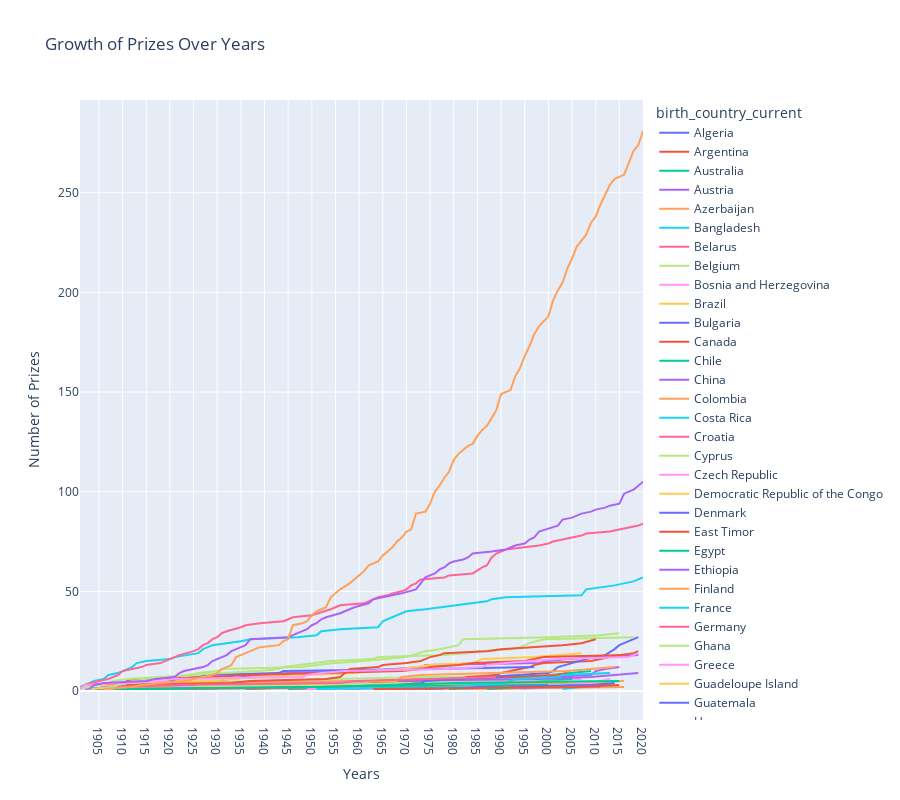

Write notebook code for a chart like this one.
### Markdown cell above
### Number of Prizes Won by Each Country Over Time

-   When did the United States eclipse every other country in terms of the number of prizes won?
-   Which country or countries were leading previously?
-   Calculate the cumulative number of prizes won by each country in every year. Again, use the `birth_country_current` of the winner to calculate this.
-   Create a [plotly line chart](https://plotly.com/python/line-charts/) where each country is a coloured line.

### Code cell
x = df_data.groupby(["year", "birth_country_current"], as_index=False).agg(
    {"prize": pd.Series.count}
)
x = x.groupby(["birth_country_current", "year"]).sum().groupby(level=0).cumsum()
x.reset_index(inplace=True)
px.line(
    data_frame=x,
    x="year",
    y="prize",
    color="birth_country_current",
    height=800,
    labels={"prize": "Number of Prizes", "year": "Years"},
    title="Growth of Prizes Over Years",
).update_xaxes(dtick=5)

### Figure 1 — Plotly figure (JSON) as saved in the notebook; plotly's stock layout.template omitted (floating-point values rounded to 4 significant figures)
{"data": [{"hovertemplate": "birth_country_current=Algeria<br>Years=%{x}<br>Number of Prizes=%{y}<extra></extra>", "legendgroup": "Algeria", "line": {"color": "#636efa", "dash": "solid"}, "marker": {"symbol": "circle"}, "mode": "lines", "name": "Algeria", "orientation": "v", "showlegend": true, "type": "scatter", "x": [1957, 1997], "xaxis": "x", "y": [1, 2], "yaxis": "y"}, {"hovertemplate": "birth_country_current=Argentina<br>Years=%{x}<br>Number of Prizes=%{y}<extra></extra>", "legendgroup": "Argentina", "line": {"color": "#EF553B", "dash": "solid"}, "marker": {"symbol": "circle"}, "mode": "lines", "name": "Argentina", "orientation": "v", "showlegend": true, "type": "scatter", "x": [1936, 1947, 1980, 1984], "xaxis": "x", "y": [1, 2, 3, 4], "yaxis": "y"}, {"hovertemplate": "birth_country_current=Australia<br>Years=%{x}<br>Number of Prizes=%{y}<extra></extra>", "legendgroup": "Australia", "line": {"color": "#00cc96", "dash": "solid"}, "marker": {"symbol": "circle"}, "mode": "lines", "name": "Australia", "orientation": "v", "showlegend": true, "type": "scatter", "x": [1915, 1945, 1960, 1963, 1964, 1975, 1996, 2005, 2009], "xaxis": "x", "y": [1, 2, 3, 4, 5, 6, 7, 9, 10], "yaxis": "y"}, {"hovertemplate": "birth_country_current=Austria<br>Years=%{x}<br>Number of Prizes=%{y}<extra></extra>", "legendgroup": "Austria", "line": {"color": "#ab63fa", "dash": "solid"}, "marker": {"symbol": "circle"}, "mode": "lines", "name": "Austria", "orientation": "v", "showlegend": true, "type": "scatter", "x": [1911, 1914, 1925, 1927, 1930, 1933, 1936, 1938, 1945, 1962, 1973, 1974, 1998, 2000, 2004, 2013, 2019], "xaxis": "x", "y": [1, 2, 3, 4, 5, 6, 7, 8, 9, 10, 12, 13, 14, 15, 16, 17, 18], "yaxis": "y"}, {"hovertemplate": "birth_country_current=Azerbaijan<br>Years=%{x}<br>Number of Prizes=%{y}<extra></extra>", "legendgroup": "Azerbaijan", "line": {"color": "#FFA15A", "dash": "solid"}, "marker": {"symbol": "circle"}, "mode": "lines", "name": "Azerbaijan", "orientation": "v", "showlegend": true, "type": "scatter", "x": [1962], "xaxis": "x", "y": [1], "yaxis": "y"}, {"hovertemplate": "birth_country_current=Bangladesh<br>Years=%{x}<br>Number of Prizes=%{y}<extra></extra>", "legendgroup": "Bangladesh", "line": {"color": "#19d3f3", "dash": "solid"}, "marker": {"symbol": "circle"}, "mode": "lines", "name": "Bangladesh", "orientation": "v", "showlegend": true, "type": "scatter", "x": [2006], "xaxis": "x", "y": [1], "yaxis": "y"}, {"hovertemplate": "birth_country_current=Belarus<br>Years=%{x}<br>Number of Prizes=%{y}<extra></extra>", "legendgroup": "Belarus", "line": {"color": "#FF6692", "dash": "solid"}, "marker": {"symbol": "circle"}, "mode": "lines", "name": "Belarus", "orientation": "v", "showlegend": true, "type": "scatter", "x": [1971, 1978, 1994, 2000], "xaxis": "x", "y": [1, 2, 3, 4], "yaxis": "y"}, {"hovertemplate": "birth_country_current=Belgium<br>Years=%{x}<br>Number of Prizes=%{y}<extra></extra>", "legendgroup": "Belgium", "line": {"color": "#B6E880", "dash": "solid"}, "marker": {"symbol": "circle"}, "mode": "lines", "name": "Belgium", "orientation": "v", "showlegend": true, "type": "scatter", "x": [1909, 1911, 1913, 1919, 1938, 1958, 1974, 2005, 2013], "xaxis": "x", "y": [1, 2, 3, 4, 5, 6, 7, 8, 9], "yaxis": "y"}, {"hovertemplate": "birth_country_current=Bosnia and Herzegovina<br>Years=%{x}<br>Number of Prizes=%{y}<extra></extra>", "legendgroup": "Bosnia and Herzegovina", "line": {"color": "#FF97FF", "dash": "solid"}, "marker": {"symbol": "circle"}, "mode": "lines", "name": "Bosnia and Herzegovina", "orientation": "v", "showlegend": true, "type": "scatter", "x": [1961, 1975], "xaxis": "x", "y": [1, 2], "yaxis": "y"}, {"hovertemplate": "birth_country_current=Brazil<br>Years=%{x}<br>Number of Prizes=%{y}<extra></extra>", "legendgroup": "Brazil", "line": {"color": "#FECB52", "dash": "solid"}, "marker": {"symbol": "circle"}, "mode": "lines", "name": "Brazil", "orientation": "v", "showlegend": true, "type": "scatter", "x": [1960], "xaxis": "x", "y": [1], "yaxis": "y"}, {"hovertemplate": "birth_country_current=Bulgaria<br>Years=%{x}<br>Number of Prizes=%{y}<extra></extra>", "legendgroup": "Bulgaria", "line": {"color": "#636efa", "dash": "solid"}, "marker": {"symbol": "circle"}, "mode": "lines", "name": "Bulgaria", "orientation": "v", "showlegend": true, "type": "scatter", "x": [1981], "xaxis": "x", "y": [1], "yaxis": "y"}, {"hovertemplate": "birth_country_current=Canada<br>Years=%{x}<br>Number of Prizes=%{y}<extra></extra>", "legendgroup": "Canada", "line": {"color": "#EF553B", "dash": "solid"}, "marker": {"symbol": "circle"}, "mode": "lines", "name": "Canada", "orientation": "v", "showlegend": true, "type": "scatter", "x": [1923, 1949, 1957, 1966, 1976, 1981, 1983, 1989, 1990, 1992, 1994, 1996, 1997, 1999, 2009, 2011, 2013, 2015, 2018, 2019], "xaxis": "x", "y": [1, 2, 3, 4, 5, 6, 7, 8, 9, 10, 11, 12, 13, 14, 15, 16, 17, 18, 19, 20], "yaxis": "y"}, {"hovertemplate": "birth_country_current=Chile<br>Years=%{x}<br>Number of Prizes=%{y}<extra></extra>", "legendgroup": "Chile", "line": {"color": "#00cc96", "dash": "solid"}, "marker": {"symbol": "circle"}, "mode": "lines", "name": "Chile", "orientation": "v", "showlegend": true, "type": "scatter", "x": [1945, 1971], "xaxis": "x", "y": [1, 2], "yaxis": "y"}, {"hovertemplate": "birth_country_current=China<br>Years=%{x}<br>Number of Prizes=%{y}<extra></extra>", "legendgroup": "China", "line": {"color": "#ab63fa", "dash": "solid"}, "marker": {"symbol": "circle"}, "mode": "lines", "name": "China", "orientation": "v", "showlegend": true, "type": "scatter", "x": [1956, 1957, 1989, 1992, 1998, 2000, 2009, 2010, 2012, 2015], "xaxis": "x", "y": [1, 3, 4, 5, 6, 7, 8, 10, 11, 12], "yaxis": "y"}, {"hovertemplate": "birth_country_current=Colombia<br>Years=%{x}<br>Number of Prizes=%{y}<extra></extra>", "legendgroup": "Colombia", "line": {"color": "#FFA15A", "dash": "solid"}, "marker": {"symbol": "circle"}, "mode": "lines", "name": "Colombia", "orientation": "v", "showlegend": true, "type": "scatter", "x": [1982, 2016], "xaxis": "x", "y": [1, 2], "yaxis": "y"}, {"hovertemplate": "birth_country_current=Costa Rica<br>Years=%{x}<br>Number of Prizes=%{y}<extra></extra>", "legendgroup": "Costa Rica", "line": {"color": "#19d3f3", "dash": "solid"}, "marker": {"symbol": "circle"}, "mode": "lines", "name": "Costa Rica", "orientation": "v", "showlegend": true, "type": "scatter", "x": [1987], "xaxis": "x", "y": [1], "yaxis": "y"}, {"hovertemplate": "birth_country_current=Croatia<br>Years=%{x}<br>Number of Prizes=%{y}<extra></extra>", "legendgroup": "Croatia", "line": {"color": "#FF6692", "dash": "solid"}, "marker": {"symbol": "circle"}, "mode": "lines", "name": "Croatia", "orientation": "v", "showlegend": true, "type": "scatter", "x": [1939], "xaxis": "x", "y": [1], "yaxis": "y"}, {"hovertemplate": "birth_country_current=Cyprus<br>Years=%{x}<br>Number of Prizes=%{y}<extra></extra>", "legendgroup": "Cyprus", "line": {"color": "#B6E880", "dash": "solid"}, "marker": {"symbol": "circle"}, "mode": "lines", "name": "Cyprus", "orientation": "v", "showlegend": true, "type": "scatter", "x": [2010], "xaxis": "x", "y": [1], "yaxis": "y"}, {"hovertemplate": "birth_country_current=Czech Republic<br>Years=%{x}<br>Number of Prizes=%{y}<extra></extra>", "legendgroup": "Czech Republic", "line": {"color": "#FF97FF", "dash": "solid"}, "marker": {"symbol": "circle"}, "mode": "lines", "name": "Czech Republic", "orientation": "v", "showlegend": true, "type": "scatter", "x": [1905, 1947, 1959, 1984, 2007], "xaxis": "x", "y": [1, 3, 4, 5, 6], "yaxis": "y"}, {"hovertemplate": "birth_country_current=Democratic Republic of the Congo<br>Years=%{x}<br>Number of Prizes=%{y}<extra></extra>", "legendgroup": "Democratic Republic of the Congo", "line": {"color": "#FECB52", "dash": "solid"}, "marker": {"symbol": "circle"}, "mode": "lines", "name": "Democratic Republic of the Congo", "orientation": "v", "showlegend": true, "type": "scatter", "x": [2018], "xaxis": "x", "y": [1], "yaxis": "y"}, {"hovertemplate": "birth_country_current=Denmark<br>Years=%{x}<br>Number of Prizes=%{y}<extra></extra>", "legendgroup": "Denmark", "line": {"color": "#636efa", "dash": "solid"}, "marker": {"symbol": "circle"}, "mode": "lines", "name": "Denmark", "orientation": "v", "showlegend": true, "type": "scatter", "x": [1903, 1908, 1917, 1920, 1922, 1926, 1928, 1943, 1944, 1975, 1997], "xaxis": "x", "y": [1, 2, 4, 5, 6, 7, 8, 9, 10, 11, 12], "yaxis": "y"}, {"hovertemplate": "birth_country_current=East Timor<br>Years=%{x}<br>Number of Prizes=%{y}<extra></extra>", "legendgroup": "East Timor", "line": {"color": "#EF553B", "dash": "solid"}, "marker": {"symbol": "circle"}, "mode": "lines", "name": "East Timor", "orientation": "v", "showlegend": true, "type": "scatter", "x": [1996], "xaxis": "x", "y": [2], "yaxis": "y"}, {"hovertemplate": "birth_country_current=Egypt<br>Years=%{x}<br>Number of Prizes=%{y}<extra></extra>", "legendgroup": "Egypt", "line": {"color": "#00cc96", "dash": "solid"}, "marker": {"symbol": "circle"}, "mode": "lines", "name": "Egypt", "orientation": "v", "showlegend": true, "type": "scatter", "x": [1964, 1978, 1988, 1994, 1999, 2005], "xaxis": "x", "y": [1, 2, 3, 4, 5, 6], "yaxis": "y"}, {"hovertemplate": "birth_country_current=Ethiopia<br>Years=%{x}<br>Number of Prizes=%{y}<extra></extra>", "legendgroup": "Ethiopia", "line": {"color": "#ab63fa", "dash": "solid"}, "marker": {"symbol": "circle"}, "mode": "lines", "name": "Ethiopia", "orientation": "v", "showlegend": true, "type": "scatter", "x": [2019], "xaxis": "x", "y": [1], "yaxis": "y"}, {"hovertemplate": "birth_country_current=Finland<br>Years=%{x}<br>Number of Prizes=%{y}<extra></extra>", "legendgroup": "Finland", "line": {"color": "#FFA15A", "dash": "solid"}, "marker": {"symbol": "circle"}, "mode": "lines", "name": "Finland", "orientation": "v", "showlegend": true, "type": "scatter", "x": [1939, 1945, 1967, 2008, 2016], "xaxis": "x", "y": [1, 2, 3, 4, 5], "yaxis": "y"}, {"hovertemplate": "birth_country_current=France<br>Years=%{x}<br>Number of Prizes=%{y}<extra></extra>", "legendgroup": "France", "line": {"color": "#19d3f3", "dash": "solid"}, "marker": {"symbol": "circle"}, "mode": "lines", "name": "France", "orientation": "v", "showlegend": true, "type": "scatter", "x": [1901, 1903, 1904, 1906, 1907, 1909, 1912, 1913, 1915, 1920, 1921, 1926, 1927, 1928, 1929, 1935, 1937, 1947, 1951, 1952, 1956, 1964, 1965, 1966, 1967, 1968, 1970, 1974, 1977, 1980, 1983, 1987, 1988, 1991, 2007, 2008, 2014, 2016, 2018, 2019, 2020], "xaxis": "x", "y": [2, 4, 5, 6, 8, 9, 12, 14, 15, 16, 17, 19, 21, 22, 23, 25, 26, 27, 28, 30, 31, 32, 35, 36, 37, 38, 40, 41, 42, 43, 44, 45, 46, 47, 48, 51, 53, 54, 55, 56, 57], "yaxis": "y"}, {"hovertemplate": "birth_country_current=Germany<br>Years=%{x}<br>Number of Prizes=%{y}<extra></extra>", "legendgroup": "Germany", "line": {"color": "#FF6692", "dash": "solid"}, "marker": {"symbol": "circle"}, "mode": "lines", "name": "Germany", "orientation": "v", "showlegend": true, "type": "scatter", "x": [1901, 1902, 1905, 1907, 1908, 1909, 1910, 1912, 1914, 1915, 1918, 1919, 1920, 1921, 1922, 1925, 1926, 1927, 1928, 1929, 1930, 1931, 1932, 1935, 1936, 1939, 1944, 1945, 1946, 1950, 1953, 1954, 1955, 1956, 1961, 1963, 1964, 1966, 1967, 1969, 1970, 1971, 1972, 1973, 1978, 1979, 1984, 1986, 1987, 1988, 1989, 1991, 1995, 1998, 2000, 2001, 2005, 2007, 2008, 2013, 2017, 2019, 2020], "xaxis": "x", "y": [1, 3, 5, 6, 7, 8, 10, 11, 12, 13, 14, 15, 16, 17, 18, 20, 21, 23, 24, 26, 27, 29, 30, 32, 33, 34, 35, 36, 37, 38, 40, 41, 42, 43, 44, 46, 47, 48, 49, 50, 51, 53, 54, 56, 57, 58, 59, 62, 63, 67, 69, 71, 72, 73, 74, 75, 77, 78, 79, 80, 82, 83, 84], "yaxis": "y"}, {"hovertemplate": "birth_country_current=Ghana<br>Years=%{x}<br>Number of Prizes=%{y}<extra></extra>", "legendgroup": "Ghana", "line": {"color": "#B6E880", "dash": "solid"}, "marker": {"symbol": "circle"}, "mode": "lines", "name": "Ghana", "orientation": "v", "showlegend": true, "type": "scatter", "x": [2001], "xaxis": "x", "y": [1], "yaxis": "y"}, {"hovertemplate": "birth_country_current=Greece<br>Years=%{x}<br>Number of Prizes=%{y}<extra></extra>", "legendgroup": "Greece", "line": {"color": "#FF97FF", "dash": "solid"}, "marker": {"symbol": "circle"}, "mode": "lines", "name": "Greece", "orientation": "v", "showlegend": true, "type": "scatter", "x": [1979], "xaxis": "x", "y": [1], "yaxis": "y"}, {"hovertemplate": "birth_country_current=Guadeloupe Island<br>Years=%{x}<br>Number of Prizes=%{y}<extra></extra>", "legendgroup": "Guadeloupe Island", "line": {"color": "#FECB52", "dash": "solid"}, "marker": {"symbol": "circle"}, "mode": "lines", "name": "Guadeloupe Island", "orientation": "v", "showlegend": true, "type": "scatter", "x": [1960], "xaxis": "x", "y": [1], "yaxis": "y"}, {"hovertemplate": "birth_country_current=Guatemala<br>Years=%{x}<br>Number of Prizes=%{y}<extra></extra>", "legendgroup": "Guatemala", "line": {"color": "#636efa", "dash": "solid"}, "marker": {"symbol": "circle"}, "mode": "lines", "name": "Guatemala", "orientation": "v", "showlegend": true, "type": "scatter", "x": [1967, 1992], "xaxis": "x", "y": [1, 2], "yaxis": "y"}, {"hovertemplate": "birth_country_current=Hungary<br>Years=%{x}<br>Number of Prizes=%{y}<extra></extra>", "legendgroup": "Hungary", "line": {"color": "#EF553B", "dash": "solid"}, "marker": {"symbol": "circle"}, "mode": "lines", "name": "Hungary", "orientation": "v", "showlegend": true, "type": "scatter", "x": [1937, 1943, 1961, 1963, 1971, 1994, 2002, 2004], "xaxis": "x", "y": [1, 2, 3, 4, 5, 7, 8, 9], "yaxis": "y"}, {"hovertemplate": "birth_country_current=Iceland<br>Years=%{x}<br>Number of Prizes=%{y}<extra></extra>", "legendgroup": "Iceland", "line": {"color": "#00cc96", "dash": "solid"}, "marker": {"symbol": "circle"}, "mode": "lines", "name": "Iceland", "orientation": "v", "showlegend": true, "type": "scatter", "x": [1955], "xaxis": "x", "y": [1], "yaxis": "y"}, {"hovertemplate": "birth_country_current=India<br>Years=%{x}<br>Number of Prizes=%{y}<extra></extra>", "legendgroup": "India", "line": {"color": "#ab63fa", "dash": "solid"}, "marker": {"symbol": "circle"}, "mode": "lines", "name": "India", "orientation": "v", "showlegend": true, "type": "scatter", "x": [1902, 1907, 1913, 1930, 1968, 1998, 2009, 2014, 2019], "xaxis": "x", "y": [1, 2, 3, 4, 5, 6, 7, 8, 9], "yaxis": "y"}, {"hovertemplate": "birth_country_current=Indonesia<br>Years=%{x}<br>Number of Prizes=%{y}<extra></extra>", "legendgroup": "Indonesia", "line": {"color": "#FFA15A", "dash": "solid"}, "marker": {"symbol": "circle"}, "mode": "lines", "name": "Indonesia", "orientation": "v", "showlegend": true, "type": "scatter", "x": [1924], "xaxis": "x", "y": [1], "yaxis": "y"}, {"hovertemplate": "birth_country_current=Iran<br>Years=%{x}<br>Number of Prizes=%{y}<extra></extra>", "legendgroup": "Iran", "line": {"color": "#19d3f3", "dash": "solid"}, "marker": {"symbol": "circle"}, "mode": "lines", "name": "Iran", "orientation": "v", "showlegend": true, "type": "scatter", "x": [2003, 2007], "xaxis": "x", "y": [1, 2], "yaxis": "y"}, {"hovertemplate": "birth_country_current=Iraq<br>Years=%{x}<br>Number of Prizes=%{y}<extra></extra>", "legendgroup": "Iraq", "line": {"color": "#FF6692", "dash": "solid"}, "marker": {"symbol": "circle"}, "mode": "lines", "name": "Iraq", "orientation": "v", "showlegend": true, "type": "scatter", "x": [2018], "xaxis": "x", "y": [1], "yaxis": "y"}, {"hovertemplate": "birth_country_current=Ireland<br>Years=%{x}<br>Number of Prizes=%{y}<extra></extra>", "legendgroup": "Ireland", "line": {"color": "#B6E880", "dash": "solid"}, "marker": {"symbol": "circle"}, "mode": "lines", "name": "Ireland", "orientation": "v", "showlegend": true, "type": "scatter", "x": [1923, 1925, 1951, 1969, 2015], "xaxis": "x", "y": [1, 2, 3, 4, 5], "yaxis": "y"}, {"hovertemplate": "birth_country_current=Israel<br>Years=%{x}<br>Number of Prizes=%{y}<extra></extra>", "legendgroup": "Israel", "line": {"color": "#FF97FF", "dash": "solid"}, "marker": {"symbol": "circle"}, "mode": "lines", "name": "Israel", "orientation": "v", "showlegend": true, "type": "scatter", "x": [1994, 2002, 2004, 2009, 2011, 2013], "xaxis": "x", "y": [1, 2, 3, 4, 5, 6], "yaxis": "y"}, {"hovertemplate": "birth_country_current=Italy<br>Years=%{x}<br>Number of Prizes=%{y}<extra></extra>", "legendgroup": "Italy", "line": {"color": "#FECB52", "dash": "solid"}, "marker": {"symbol": "circle"}, "mode": "lines", "name": "Italy", "orientation": "v", "showlegend": true, "type": "scatter", "x": [1906, 1907, 1909, 1926, 1934, 1938, 1959, 1963, 1969, 1975, 1984, 1985, 1986, 1997, 2002, 2007], "xaxis": "x", "y": [2, 3, 4, 5, 6, 7, 9, 10, 11, 13, 14, 15, 16, 17, 18, 19], "yaxis": "y"}, {"hovertemplate": "birth_country_current=Japan<br>Years=%{x}<br>Number of Prizes=%{y}<extra></extra>", "legendgroup": "Japan", "line": {"color": "#636efa", "dash": "solid"}, "marker": {"symbol": "circle"}, "mode": "lines", "name": "Japan", "orientation": "v", "showlegend": true, "type": "scatter", "x": [1949, 1965, 1968, 1973, 1974, 1981, 1987, 1994, 2000, 2001, 2002, 2008, 2010, 2012, 2014, 2015, 2016, 2017, 2018, 2019], "xaxis": "x", "y": [1, 2, 3, 4, 5, 6, 7, 8, 9, 10, 12, 16, 17, 18, 21, 23, 24, 25, 26, 27], "yaxis": "y"}, {"hovertemplate": "birth_country_current=Kenya<br>Years=%{x}<br>Number of Prizes=%{y}<extra></extra>", "legendgroup": "Kenya", "line": {"color": "#EF553B", "dash": "solid"}, "marker": {"symbol": "circle"}, "mode": "lines", "name": "Kenya", "orientation": "v", "showlegend": true, "type": "scatter", "x": [2004], "xaxis": "x", "y": [1], "yaxis": "y"}, {"hovertemplate": "birth_country_current=Korea (South Korea)<br>Years=%{x}<br>Number of Prizes=%{y}<extra></extra>", "legendgroup": "Korea (South Korea)", "line": {"color": "#00cc96", "dash": "solid"}, "marker": {"symbol": "circle"}, "mode": "lines", "name": "Korea (South Korea)", "orientation": "v", "showlegend": true, "type": "scatter", "x": [1987, 2000], "xaxis": "x", "y": [1, 2], "yaxis": "y"}, {"hovertemplate": "birth_country_current=Latvia<br>Years=%{x}<br>Number of Prizes=%{y}<extra></extra>", "legendgroup": "Latvia", "line": {"color": "#ab63fa", "dash": "solid"}, "marker": {"symbol": "circle"}, "mode": "lines", "name": "Latvia", "orientation": "v", "showlegend": true, "type": "scatter", "x": [1909], "xaxis": "x", "y": [1], "yaxis": "y"}, {"hovertemplate": "birth_country_current=Liberia<br>Years=%{x}<br>Number of Prizes=%{y}<extra></extra>", "legendgroup": "Liberia", "line": {"color": "#FFA15A", "dash": "solid"}, "marker": {"symbol": "circle"}, "mode": "lines", "name": "Liberia", "orientation": "v", "showlegend": true, "type": "scatter", "x": [2011], "xaxis": "x", "y": [2], "yaxis": "y"}, {"hovertemplate": "birth_country_current=Lithuania<br>Years=%{x}<br>Number of Prizes=%{y}<extra></extra>", "legendgroup": "Lithuania", "line": {"color": "#19d3f3", "dash": "solid"}, "marker": {"symbol": "circle"}, "mode": "lines", "name": "Lithuania", "orientation": "v", "showlegend": true, "type": "scatter", "x": [1977, 1980, 1982], "xaxis": "x", "y": [1, 2, 3], "yaxis": "y"}, {"hovertemplate": "birth_country_current=Luxembourg<br>Years=%{x}<br>Number of Prizes=%{y}<extra></extra>", "legendgroup": "Luxembourg", "line": {"color": "#FF6692", "dash": "solid"}, "marker": {"symbol": "circle"}, "mode": "lines", "name": "Luxembourg", "orientation": "v", "showlegend": true, "type": "scatter", "x": [1908, 2011], "xaxis": "x", "y": [1, 2], "yaxis": "y"}, {"hovertemplate": "birth_country_current=Madagascar<br>Years=%{x}<br>Number of Prizes=%{y}<extra></extra>", "legendgroup": "Madagascar", "line": {"color": "#B6E880", "dash": "solid"}, "marker": {"symbol": "circle"}, "mode": "lines", "name": "Madagascar", "orientation": "v", "showlegend": true, "type": "scatter", "x": [1985], "xaxis": "x", "y": [1], "yaxis": "y"}, {"hovertemplate": "birth_country_current=Mexico<br>Years=%{x}<br>Number of Prizes=%{y}<extra></extra>", "legendgroup": "Mexico", "line": {"color": "#FF97FF", "dash": "solid"}, "marker": {"symbol": "circle"}, "mode": "lines", "name": "Mexico", "orientation": "v", "showlegend": true, "type": "scatter", "x": [1982, 1990, 1995], "xaxis": "x", "y": [1, 2, 3], "yaxis": "y"}, {"hovertemplate": "birth_country_current=Morocco<br>Years=%{x}<br>Number of Prizes=%{y}<extra></extra>", "legendgroup": "Morocco", "line": {"color": "#FECB52", "dash": "solid"}, "marker": {"symbol": "circle"}, "mode": "lines", "name": "Morocco", "orientation": "v", "showlegend": true, "type": "scatter", "x": [2012], "xaxis": "x", "y": [1], "yaxis": "y"}, {"hovertemplate": "birth_country_current=Myanmar<br>Years=%{x}<br>Number of Prizes=%{y}<extra></extra>", "legendgroup": "Myanmar", "line": {"color": "#636efa", "dash": "solid"}, "marker": {"symbol": "circle"}, "mode": "lines", "name": "Myanmar", "orientation": "v", "showlegend": true, "type": "scatter", "x": [1991], "xaxis": "x", "y": [1], "yaxis": "y"}, {"hovertemplate": "birth_country_current=Netherlands<br>Years=%{x}<br>Number of Prizes=%{y}<extra></extra>", "legendgroup": "Netherlands", "line": {"color": "#EF553B", "dash": "solid"}, "marker": {"symbol": "circle"}, "mode": "lines", "name": "Netherlands", "orientation": "v", "showlegend": true, "type": "scatter", "x": [1901, 1902, 1910, 1911, 1913, 1929, 1936, 1953, 1969, 1973, 1975, 1981, 1984, 1995, 1999, 2016], "xaxis": "x", "y": [1, 3, 4, 5, 6, 7, 8, 9, 10, 11, 12, 13, 14, 15, 17, 18], "yaxis": "y"}, {"hovertemplate": "birth_country_current=New Zealand<br>Years=%{x}<br>Number of Prizes=%{y}<extra></extra>", "legendgroup": "New Zealand", "line": {"color": "#00cc96", "dash": "solid"}, "marker": {"symbol": "circle"}, "mode": "lines", "name": "New Zealand", "orientation": "v", "showlegend": true, "type": "scatter", "x": [1908, 1962, 2000], "xaxis": "x", "y": [1, 2, 3], "yaxis": "y"}, {"hovertemplate": "birth_country_current=Nigeria<br>Years=%{x}<br>Number of Prizes=%{y}<extra></extra>", "legendgroup": "Nigeria", "line": {"color": "#ab63fa", "dash": "solid"}, "marker": {"symbol": "circle"}, "mode": "lines", "name": "Nigeria", "orientation": "v", "showlegend": true, "type": "scatter", "x": [1986], "xaxis": "x", "y": [1], "yaxis": "y"}, {"hovertemplate": "birth_country_current=Norway<br>Years=%{x}<br>Number of Prizes=%{y}<extra></extra>", "legendgroup": "Norway", "line": {"color": "#FFA15A", "dash": "solid"}, "marker": {"symbol": "circle"}, "mode": "lines", "name": "Norway", "orientation": "v", "showlegend": true, "type": "scatter", "x": [1903, 1920, 1921, 1922, 1968, 1969, 1973, 1989, 2004, 2014], "xaxis": "x", "y": [1, 2, 3, 4, 5, 7, 8, 9, 10, 12], "yaxis": "y"}, {"hovertemplate": "birth_country_current=Pakistan<br>Years=%{x}<br>Number of Prizes=%{y}<extra></extra>", "legendgroup": "Pakistan", "line": {"color": "#19d3f3", "dash": "solid"}, "marker": {"symbol": "circle"}, "mode": "lines", "name": "Pakistan", "orientation": "v", "showlegend": true, "type": "scatter", "x": [1979, 1983, 2014], "xaxis": "x", "y": [1, 2, 3], "yaxis": "y"}, {"hovertemplate": "birth_country_current=Peru<br>Years=%{x}<br>Number of Prizes=%{y}<extra></extra>", "legendgroup": "Peru", "line": {"color": "#FF6692", "dash": "solid"}, "marker": {"symbol": "circle"}, "mode": "lines", "name": "Peru", "orientation": "v", "showlegend": true, "type": "scatter", "x": [2010], "xaxis": "x", "y": [1], "yaxis": "y"}, {"hovertemplate": "birth_country_current=Poland<br>Years=%{x}<br>Number of Prizes=%{y}<extra></extra>", "legendgroup": "Poland", "line": {"color": "#B6E880", "dash": "solid"}, "marker": {"symbol": "circle"}, "mode": "lines", "name": "Poland", "orientation": "v", "showlegend": true, "type": "scatter", "x": [1901, 1903, 1905, 1907, 1908, 1911, 1918, 1924, 1931, 1939, 1943, 1944, 1950, 1954, 1963, 1964, 1978, 1983, 1985, 1992, 1994, 1995, 1996, 1999, 2018], "xaxis": "x", "y": [1, 2, 3, 4, 5, 6, 7, 8, 9, 10, 11, 12, 14, 15, 16, 17, 18, 19, 20, 21, 22, 23, 24, 26, 27], "yaxis": "y"}, {"hovertemplate": "birth_country_current=Portugal<br>Years=%{x}<br>Number of Prizes=%{y}<extra></extra>", "legendgroup": "Portugal", "line": {"color": "#FF97FF", "dash": "solid"}, "marker": {"symbol": "circle"}, "mode": "lines", "name": "Portugal", "orientation": "v", "showlegend": true, "type": "scatter", "x": [1949, 1998], "xaxis": "x", "y": [1, 2], "yaxis": "y"}, {"hovertemplate": "birth_country_current=Republic of Macedonia<br>Years=%{x}<br>Number of Prizes=%{y}<extra></extra>", "legendgroup": "Republic of Macedonia", "line": {"color": "#FECB52", "dash": "solid"}, "marker": {"symbol": "circle"}, "mode": "lines", "name": "Republic of Macedonia", "orientation": "v", "showlegend": true, "type": "scatter", "x": [1979], "xaxis": "x", "y": [1], "yaxis": "y"}, {"hovertemplate": "birth_country_current=Romania<br>Years=%{x}<br>Number of Prizes=%{y}<extra></extra>", "legendgroup": "Romania", "line": {"color": "#636efa", "dash": "solid"}, "marker": {"symbol": "circle"}, "mode": "lines", "name": "Romania", "orientation": "v", "showlegend": true, "type": "scatter", "x": [1974, 1986, 2009, 2014], "xaxis": "x", "y": [1, 2, 3, 4], "yaxis": "y"}, {"hovertemplate": "birth_country_current=Russia<br>Years=%{x}<br>Number of Prizes=%{y}<extra></extra>", "legendgroup": "Russia", "line": {"color": "#EF553B", "dash": "solid"}, "marker": {"symbol": "circle"}, "mode": "lines", "name": "Russia", "orientation": "v", "showlegend": true, "type": "scatter", "x": [1904, 1910, 1911, 1933, 1937, 1953, 1956, 1958, 1964, 1965, 1970, 1973, 1975, 1977, 1978, 1987, 1990, 2003, 2007, 2010], "xaxis": "x", "y": [1, 2, 3, 4, 5, 6, 7, 11, 12, 13, 14, 15, 17, 18, 19, 20, 21, 23, 24, 26], "yaxis": "y"}, {"hovertemplate": "birth_country_current=Saint Lucia<br>Years=%{x}<br>Number of Prizes=%{y}<extra></extra>", "legendgroup": "Saint Lucia", "line": {"color": "#00cc96", "dash": "solid"}, "marker": {"symbol": "circle"}, "mode": "lines", "name": "Saint Lucia", "orientation": "v", "showlegend": true, "type": "scatter", "x": [1979, 1992], "xaxis": "x", "y": [1, 2], "yaxis": "y"}, {"hovertemplate": "birth_country_current=Slovakia<br>Years=%{x}<br>Number of Prizes=%{y}<extra></extra>", "legendgroup": "Slovakia", "line": {"color": "#ab63fa", "dash": "solid"}, "marker": {"symbol": "circle"}, "mode": "lines", "name": "Slovakia", "orientation": "v", "showlegend": true, "type": "scatter", "x": [1905], "xaxis": "x", "y": [1], "yaxis": "y"}, {"hovertemplate": "birth_country_current=Slovenia<br>Years=%{x}<br>Number of Prizes=%{y}<extra></extra>", "legendgroup": "Slovenia", "line": {"color": "#FFA15A", "dash": "solid"}, "marker": {"symbol": "circle"}, "mode": "lines", "name": "Slovenia", "orientation": "v", "showlegend": true, "type": "scatter", "x": [1923], "xaxis": "x", "y": [1], "yaxis": "y"}, {"hovertemplate": "birth_country_current=South Africa<br>Years=%{x}<br>Number of Prizes=%{y}<extra></extra>", "legendgroup": "South Africa", "line": {"color": "#19d3f3", "dash": "solid"}, "marker": {"symbol": "circle"}, "mode": "lines", "name": "South Africa", "orientation": "v", "showlegend": true, "type": "scatter", "x": [1951, 1979, 1984, 1991, 1993, 2002, 2003, 2013], "xaxis": "x", "y": [1, 2, 3, 4, 6, 7, 8, 9], "yaxis": "y"}, {"hovertemplate": "birth_country_current=Spain<br>Years=%{x}<br>Number of Prizes=%{y}<extra></extra>", "legendgroup": "Spain", "line": {"color": "#FF6692", "dash": "solid"}, "marker": {"symbol": "circle"}, "mode": "lines", "name": "Spain", "orientation": "v", "showlegend": true, "type": "scatter", "x": [1904, 1906, 1922, 1956, 1959, 1977, 1989], "xaxis": "x", "y": [1, 2, 3, 4, 5, 6, 7], "yaxis": "y"}, {"hovertemplate": "birth_country_current=Sweden<br>Years=%{x}<br>Number of Prizes=%{y}<extra></extra>", "legendgroup": "Sweden", "line": {"color": "#B6E880", "dash": "solid"}, "marker": {"symbol": "circle"}, "mode": "lines", "name": "Sweden", "orientation": "v", "showlegend": true, "type": "scatter", "x": [1903, 1908, 1909, 1911, 1912, 1916, 1921, 1924, 1926, 1930, 1931, 1948, 1951, 1955, 1961, 1970, 1974, 1977, 1981, 1982, 2000, 2011, 2015], "xaxis": "x", "y": [1, 2, 3, 4, 5, 6, 7, 8, 9, 10, 11, 12, 13, 14, 15, 17, 20, 21, 23, 26, 27, 28, 29], "yaxis": "y"}, {"hovertemplate": "birth_country_current=Switzerland<br>Years=%{x}<br>Number of Prizes=%{y}<extra></extra>", "legendgroup": "Switzerland", "line": {"color": "#FF97FF", "dash": "solid"}, "marker": {"symbol": "circle"}, "mode": "lines", "name": "Switzerland", "orientation": "v", "showlegend": true, "type": "scatter", "x": [1901, 1902, 1909, 1919, 1920, 1948, 1949, 1952, 1957, 1978, 1986, 1987, 1991, 1996, 2002, 2017, 2019], "xaxis": "x", "y": [1, 3, 4, 5, 6, 7, 8, 9, 10, 11, 12, 13, 14, 15, 16, 17, 19], "yaxis": "y"}, {"hovertemplate": "birth_country_current=Taiwan<br>Years=%{x}<br>Number of Prizes=%{y}<extra></extra>", "legendgroup": "Taiwan", "line": {"color": "#FECB52", "dash": "solid"}, "marker": {"symbol": "circle"}, "mode": "lines", "name": "Taiwan", "orientation": "v", "showlegend": true, "type": "scatter", "x": [1986], "xaxis": "x", "y": [1], "yaxis": "y"}, {"hovertemplate": "birth_country_current=Trinidad<br>Years=%{x}<br>Number of Prizes=%{y}<extra></extra>", "legendgroup": "Trinidad", "line": {"color": "#636efa", "dash": "solid"}, "marker": {"symbol": "circle"}, "mode": "lines", "name": "Trinidad", "orientation": "v", "showlegend": true, "type": "scatter", "x": [2001], "xaxis": "x", "y": [1], "yaxis": "y"}, {"hovertemplate": "birth_country_current=Turkey<br>Years=%{x}<br>Number of Prizes=%{y}<extra></extra>", "legendgroup": "Turkey", "line": {"color": "#EF553B", "dash": "solid"}, "marker": {"symbol": "circle"}, "mode": "lines", "name": "Turkey", "orientation": "v", "showlegend": true, "type": "scatter", "x": [1963, 2006, 2015], "xaxis": "x", "y": [1, 2, 3], "yaxis": "y"}, {"hovertemplate": "birth_country_current=Ukraine<br>Years=%{x}<br>Number of Prizes=%{y}<extra></extra>", "legendgroup": "Ukraine", "line": {"color": "#00cc96", "dash": "solid"}, "marker": {"symbol": "circle"}, "mode": "lines", "name": "Ukraine", "orientation": "v", "showlegend": true, "type": "scatter", "x": [1908, 1952, 1966, 1981, 2015], "xaxis": "x", "y": [1, 2, 3, 4, 5], "yaxis": "y"}, {"hovertemplate": "birth_country_current=United Kingdom<br>Years=%{x}<br>Number of Prizes=%{y}<extra></extra>", "legendgroup": "United Kingdom", "line": {"color": "#ab63fa", "dash": "solid"}, "marker": {"symbol": "circle"}, "mode": "lines", "name": "United Kingdom", "orientation": "v", "showlegend": true, "type": "scatter", "x": [1903, 1904, 1906, 1915, 1917, 1921, 1922, 1923, 1925, 1927, 1928, 1929, 1932, 1933, 1934, 1935, 1936, 1937, 1945, 1947, 1948, 1949, 1950, 1951, 1952, 1953, 1956, 1957, 1958, 1959, 1962, 1963, 1967, 1969, 1972, 1973, 1974, 1976, 1977, 1978, 1979, 1980, 1982, 1983, 1984, 1988, 1991, 1993, 1995, 1996, 1997, 1998, 2001, 2002, 2003, 2005, 2007, 2009, 2010, 2012, 2013, 2015, 2016, 2017, 2018, 2019, 2020], "xaxis": "x", "y": [1, 3, 4, 5, 6, 7, 9, 10, 11, 12, 13, 15, 18, 20, 21, 22, 23, 26, 27, 29, 30, 31, 33, 34, 36, 37, 39, 40, 41, 42, 44, 46, 48, 49, 51, 54, 57, 59, 61, 62, 64, 65, 66, 67, 69, 70, 71, 73, 74, 76, 77, 80, 82, 83, 86, 87, 89, 90, 91, 92, 93, 94, 99, 100, 101, 103, 105], "yaxis": "y"}, {"hovertemplate": "birth_country_current=United States of America<br>Years=%{x}<br>Number of Prizes=%{y}<extra></extra>", "legendgroup": "United States of America", "line": {"color": "#FFA15A", "dash": "solid"}, "marker": {"symbol": "circle"}, "mode": "lines", "name": "United States of America", "orientation": "v", "showlegend": true, "type": "scatter", "x": [1906, 1912, 1914, 1919, 1923, 1925, 1927, 1929, 1930, 1931, 1932, 1933, 1934, 1936, 1937, 1938, 1939, 1943, 1944, 1945, 1946, 1948, 1949, 1950, 1951, 1952, 1953, 1954, 1955, 1956, 1958, 1959, 1960, 1961, 1962, 1964, 1965, 1966, 1967, 1968, 1969, 1970, 1971, 1972, 1974, 1975, 1976, 1977, 1978, 1979, 1980, 1981, 1982, 1983, 1984, 1985, 1986, 1987, 1988, 1989, 1990, 1992, 1993, 1994, 1995, 1996, 1997, 1998, 2000, 2001, 2002, 2003, 2004, 2005, 2006, 2007, 2008, 2009, 2010, 2011, 2012, 2013, 2014, 2015, 2016, 2017, 2018, 2019, 2020], "xaxis": "x", "y": [1, 2, 3, 4, 5, 6, 7, 8, 9, 11, 12, 13, 17, 19, 20, 21, 22, 23, 25, 26, 33, 34, 35, 38, 40, 41, 42, 47, 49, 51, 54, 56, 58, 60, 63, 65, 68, 70, 72, 75, 77, 80, 81, 89, 90, 94, 100, 103, 107, 110, 116, 119, 121, 123, 124, 128, 131, 133, 137, 141, 149, 151, 158, 162, 168, 173, 179, 183, 188, 196, 201, 205, 212, 217, 223, 226, 229, 235, 238, 244, 249, 254, 257, 258, 259, 265, 271, 274, 281], "yaxis": "y"}, {"hovertemplate": "birth_country_current=Venezuela<br>Years=%{x}<br>Number of Prizes=%{y}<extra></extra>", "legendgroup": "Venezuela", "line": {"color": "#19d3f3", "dash": "solid"}, "marker": {"symbol": "circle"}, "mode": "lines", "name": "Venezuela", "orientation": "v", "showlegend": true, "type": "scatter", "x": [1980], "xaxis": "x", "y": [1], "yaxis": "y"}, {"hovertemplate": "birth_country_current=Vietnam<br>Years=%{x}<br>Number of Prizes=%{y}<extra></extra>", "legendgroup": "Vietnam", "line": {"color": "#FF6692", "dash": "solid"}, "marker": {"symbol": "circle"}, "mode": "lines", "name": "Vietnam", "orientation": "v", "showlegend": true, "type": "scatter", "x": [1973], "xaxis": "x", "y": [1], "yaxis": "y"}, {"hovertemplate": "birth_country_current=Yemen<br>Years=%{x}<br>Number of Prizes=%{y}<extra></extra>", "legendgroup": "Yemen", "line": {"color": "#B6E880", "dash": "solid"}, "marker": {"symbol": "circle"}, "mode": "lines", "name": "Yemen", "orientation": "v", "showlegend": true, "type": "scatter", "x": [2011], "xaxis": "x", "y": [1], "yaxis": "y"}, {"hovertemplate": "birth_country_current=Zimbabwe<br>Years=%{x}<br>Number of Prizes=%{y}<extra></extra>", "legendgroup": "Zimbabwe", "line": {"color": "#FF97FF", "dash": "solid"}, "marker": {"symbol": "circle"}, "mode": "lines", "name": "Zimbabwe", "orientation": "v", "showlegend": true, "type": "scatter", "x": [1960], "xaxis": "x", "y": [1], "yaxis": "y"}], "layout": {"height": 800, "legend": {"title": {"text": "birth_country_current"}, "tracegroupgap": 0}, "title": {"text": "Growth of Prizes Over Years"}, "xaxis": {"anchor": "y", "domain": [0, 1], "dtick": 5, "title": {"text": "Years"}}, "yaxis": {"anchor": "x", "domain": [0, 1], "title": {"text": "Number of Prizes"}}}}
